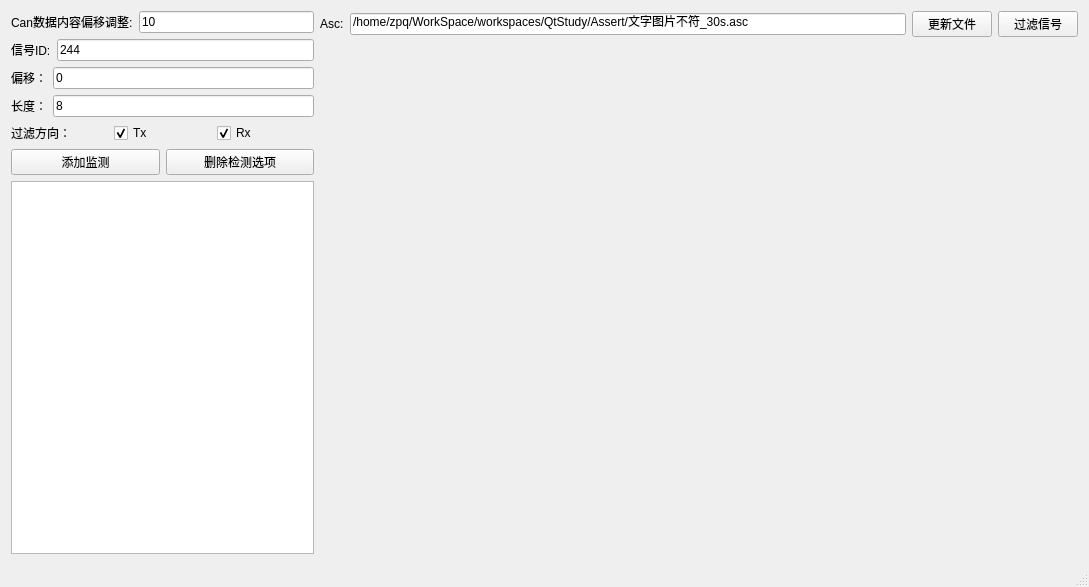
<?xml version="1.0" encoding="UTF-8"?>
<ui version="4.0">
 <class>MainWindow</class>
 <widget class="QMainWindow" name="MainWindow">
  <property name="geometry">
   <rect>
    <x>0</x>
    <y>0</y>
    <width>1089</width>
    <height>587</height>
   </rect>
  </property>
  <property name="windowTitle">
   <string>MainWindow</string>
  </property>
  <widget class="QWidget" name="centralWidget">
   <layout class="QGridLayout" name="gridLayout" columnstretch="2,5">
    <item row="0" column="0">
     <layout class="QVBoxLayout" name="verticalLayout_2" stretch="0,0,0,0,0,0,0">
      <item>
       <layout class="QHBoxLayout" name="horizontalLayout_11">
        <item>
         <widget class="QLabel" name="label_2">
          <property name="text">
           <string>Can数据内容偏移调整:</string>
          </property>
         </widget>
        </item>
        <item>
         <widget class="QLineEdit" name="lineEdit_signalDataOffset">
          <property name="text">
           <string>10</string>
          </property>
         </widget>
        </item>
       </layout>
      </item>
      <item>
       <layout class="QHBoxLayout" name="horizontalLayout_6">
        <item>
         <widget class="QLabel" name="label_5">
          <property name="text">
           <string>信号ID:</string>
          </property>
         </widget>
        </item>
        <item>
         <widget class="QLineEdit" name="lineEdit_signalID">
          <property name="text">
           <string>244</string>
          </property>
         </widget>
        </item>
       </layout>
      </item>
      <item>
       <layout class="QHBoxLayout" name="horizontalLayout_7">
        <item>
         <widget class="QLabel" name="label_4">
          <property name="text">
           <string>偏移：</string>
          </property>
         </widget>
        </item>
        <item>
         <widget class="QLineEdit" name="lineEdit_signalOffset">
          <property name="text">
           <string>0</string>
          </property>
         </widget>
        </item>
       </layout>
      </item>
      <item>
       <layout class="QHBoxLayout" name="horizontalLayout_8">
        <item>
         <widget class="QLabel" name="label_6">
          <property name="text">
           <string>长度：</string>
          </property>
         </widget>
        </item>
        <item>
         <widget class="QLineEdit" name="lineEdit_signalLen">
          <property name="text">
           <string>8</string>
          </property>
         </widget>
        </item>
       </layout>
      </item>
      <item>
       <layout class="QHBoxLayout" name="horizontalLayout_2">
        <item>
         <widget class="QLabel" name="label_3">
          <property name="text">
           <string>过滤方向：</string>
          </property>
         </widget>
        </item>
        <item>
         <widget class="QCheckBox" name="checkBox_Tx">
          <property name="text">
           <string>Tx</string>
          </property>
          <property name="checked">
           <bool>true</bool>
          </property>
         </widget>
        </item>
        <item>
         <widget class="QCheckBox" name="checkBox_Rx">
          <property name="text">
           <string>Rx</string>
          </property>
          <property name="checked">
           <bool>true</bool>
          </property>
         </widget>
        </item>
       </layout>
      </item>
      <item>
       <layout class="QHBoxLayout" name="horizontalLayout_9">
        <item>
         <widget class="QPushButton" name="pushButton_AddSignal">
          <property name="text">
           <string>添加监测</string>
          </property>
         </widget>
        </item>
        <item>
         <widget class="QPushButton" name="pushButton_DelSignal">
          <property name="text">
           <string>删除检测选项</string>
          </property>
         </widget>
        </item>
       </layout>
      </item>
      <item>
       <layout class="QHBoxLayout" name="horizontalLayout_10">
        <item>
         <widget class="QTableView" name="tableView">
          <property name="enabled">
           <bool>true</bool>
          </property>
          <property name="midLineWidth">
           <number>1</number>
          </property>
         </widget>
        </item>
       </layout>
      </item>
     </layout>
    </item>
    <item row="0" column="1">
     <layout class="QHBoxLayout" name="horizontalLayout_1">
      <item>
       <layout class="QVBoxLayout" name="verticalLayout_4" stretch="0,1">
        <item>
         <layout class="QHBoxLayout" name="horizontalLayout">
          <item>
           <widget class="QLabel" name="label">
            <property name="text">
             <string>Asc:</string>
            </property>
           </widget>
          </item>
          <item>
           <widget class="QLineEdit" name="lineEdit">
            <property name="text">
             <string>/home/zpq/WorkSpace/workspaces/QtStudy/Assert/文字图片不符_30s.asc</string>
            </property>
           </widget>
          </item>
          <item>
           <widget class="QPushButton" name="pushButton_UpdateFile">
            <property name="text">
             <string>更新文件</string>
            </property>
           </widget>
          </item>
          <item>
           <widget class="QPushButton" name="pushButton_UpdateSignal">
            <property name="text">
             <string>过滤信号</string>
            </property>
           </widget>
          </item>
         </layout>
        </item>
        <item>
         <layout class="QHBoxLayout" name="horizontalLayout_5">
          <item>
           <widget class="QCustomPlot" name="plot" native="true">
            <property name="enabled">
             <bool>true</bool>
            </property>
           </widget>
          </item>
         </layout>
        </item>
       </layout>
      </item>
     </layout>
    </item>
   </layout>
  </widget>
  <widget class="QStatusBar" name="statusBar"/>
 </widget>
 <layoutdefault spacing="6" margin="11"/>
 <customwidgets>
  <customwidget>
   <class>QCustomPlot</class>
   <extends>QWidget</extends>
   <header>qcustomplot.h</header>
   <container>1</container>
  </customwidget>
 </customwidgets>
 <resources/>
 <connections>
  <connection>
   <sender>pushButton_UpdateSignal</sender>
   <signal>clicked()</signal>
   <receiver>MainWindow</receiver>
   <slot>pushButton_UpdateSignal_OnCliecked()</slot>
   <hints>
    <hint type="sourcelabel">
     <x>1076</x>
     <y>42</y>
    </hint>
    <hint type="destinationlabel">
     <x>891</x>
     <y>101</y>
    </hint>
   </hints>
  </connection>
  <connection>
   <sender>pushButton_UpdateFile</sender>
   <signal>clicked()</signal>
   <receiver>MainWindow</receiver>
   <slot>pushButton_UpdateFile_OnCliecked()</slot>
   <hints>
    <hint type="sourcelabel">
     <x>990</x>
     <y>39</y>
    </hint>
    <hint type="destinationlabel">
     <x>894</x>
     <y>47</y>
    </hint>
   </hints>
  </connection>
  <connection>
   <sender>pushButton_AddSignal</sender>
   <signal>clicked()</signal>
   <receiver>MainWindow</receiver>
   <slot>pushButton_AddSignal_OnCliecked()</slot>
   <hints>
    <hint type="sourcelabel">
     <x>157</x>
     <y>204</y>
    </hint>
    <hint type="destinationlabel">
     <x>888</x>
     <y>157</y>
    </hint>
   </hints>
  </connection>
  <connection>
   <sender>pushButton_DelSignal</sender>
   <signal>clicked()</signal>
   <receiver>MainWindow</receiver>
   <slot>pushButton_DelSignal_OnCliecked()</slot>
   <hints>
    <hint type="sourcelabel">
     <x>310</x>
     <y>204</y>
    </hint>
    <hint type="destinationlabel">
     <x>889</x>
     <y>213</y>
    </hint>
   </hints>
  </connection>
 </connections>
 <slots>
  <slot>pushButton_UpdateSignal_OnCliecked()</slot>
  <slot>pushButton_UpdateFile_OnCliecked()</slot>
  <slot>pushButton_AddSignal_OnCliecked()</slot>
  <slot>pushButton_DelSignal_OnCliecked()</slot>
 </slots>
</ui>
